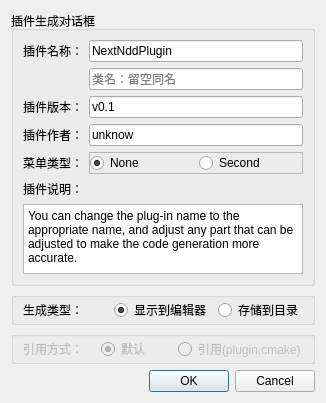
<?xml version="1.0" encoding="UTF-8"?>
<ui version="4.0">
 <class>CreateNewPluginCodeDialog</class>
 <widget class="QDialog" name="CreateNewPluginCodeDialog">
  <property name="geometry">
   <rect>
    <x>0</x>
    <y>0</y>
    <width>326</width>
    <height>330</height>
   </rect>
  </property>
  <property name="windowTitle">
   <string>Dialog</string>
  </property>
  <layout class="QVBoxLayout" name="verticalLayout">
   <item>
    <widget class="QGroupBox" name="groupBox">
     <property name="title">
      <string>插件生成对话框</string>
     </property>
     <layout class="QGridLayout" name="gridLayout">
      <item row="2" column="1">
       <widget class="QLineEdit" name="edit_version">
        <property name="text">
         <string>v0.1</string>
        </property>
       </widget>
      </item>
      <item row="4" column="1">
       <widget class="QFrame" name="frame">
        <property name="frameShape">
         <enum>QFrame::StyledPanel</enum>
        </property>
        <property name="frameShadow">
         <enum>QFrame::Raised</enum>
        </property>
        <layout class="QHBoxLayout" name="horizontalLayout">
         <property name="leftMargin">
          <number>0</number>
         </property>
         <property name="topMargin">
          <number>0</number>
         </property>
         <property name="rightMargin">
          <number>0</number>
         </property>
         <property name="bottomMargin">
          <number>0</number>
         </property>
         <item>
          <widget class="QRadioButton" name="r_none">
           <property name="text">
            <string>None</string>
           </property>
           <property name="checked">
            <bool>true</bool>
           </property>
          </widget>
         </item>
         <item>
          <widget class="QRadioButton" name="r_second">
           <property name="text">
            <string>Second</string>
           </property>
          </widget>
         </item>
        </layout>
       </widget>
      </item>
      <item row="2" column="0">
       <widget class="QLabel" name="label_2">
        <property name="text">
         <string>插件版本：</string>
        </property>
       </widget>
      </item>
      <item row="0" column="1">
       <widget class="QLineEdit" name="edit_name">
        <property name="text">
         <string>NextNddPlugin</string>
        </property>
       </widget>
      </item>
      <item row="5" column="0" colspan="2">
       <widget class="QLabel" name="label_4">
        <property name="text">
         <string>插件说明：</string>
        </property>
       </widget>
      </item>
      <item row="6" column="0" colspan="2">
       <widget class="QPlainTextEdit" name="edit_descript">
        <property name="plainText">
         <string>You can change the plug-in name to the appropriate name, and adjust any part that can be adjusted to make the code generation more accurate.</string>
        </property>
       </widget>
      </item>
      <item row="3" column="1">
       <widget class="QLineEdit" name="edit_author">
        <property name="text">
         <string>unknow</string>
        </property>
       </widget>
      </item>
      <item row="0" column="0">
       <widget class="QLabel" name="label">
        <property name="text">
         <string>插件名称：</string>
        </property>
       </widget>
      </item>
      <item row="3" column="0">
       <widget class="QLabel" name="label_3">
        <property name="text">
         <string>插件作者：</string>
        </property>
       </widget>
      </item>
      <item row="4" column="0">
       <widget class="QLabel" name="label_5">
        <property name="text">
         <string>菜单类型：</string>
        </property>
       </widget>
      </item>
      <item row="1" column="1">
       <widget class="QLineEdit" name="edit_class_name">
        <property name="placeholderText">
         <string>类名：留空同名</string>
        </property>
       </widget>
      </item>
     </layout>
    </widget>
   </item>
   <item>
    <widget class="QGroupBox" name="groupBox_3">
     <property name="title">
      <string/>
     </property>
     <layout class="QHBoxLayout" name="horizontalLayout_2">
      <property name="topMargin">
       <number>0</number>
      </property>
      <property name="bottomMargin">
       <number>0</number>
      </property>
      <item>
       <widget class="QLabel" name="label_6">
        <property name="text">
         <string>生成类型：</string>
        </property>
       </widget>
      </item>
      <item>
       <widget class="QRadioButton" name="r_save_edit">
        <property name="text">
         <string>显示到编辑器</string>
        </property>
        <property name="checked">
         <bool>true</bool>
        </property>
       </widget>
      </item>
      <item>
       <widget class="QRadioButton" name="r_save_dir">
        <property name="text">
         <string>存储到目录</string>
        </property>
       </widget>
      </item>
     </layout>
    </widget>
   </item>
   <item>
    <widget class="QGroupBox" name="groupBox_4">
     <property name="enabled">
      <bool>false</bool>
     </property>
     <property name="title">
      <string/>
     </property>
     <layout class="QGridLayout" name="gridLayout_2">
      <property name="topMargin">
       <number>0</number>
      </property>
      <property name="rightMargin">
       <number>6</number>
      </property>
      <property name="bottomMargin">
       <number>0</number>
      </property>
      <item row="0" column="0">
       <widget class="QLabel" name="label_7">
        <property name="text">
         <string>引用方式：</string>
        </property>
       </widget>
      </item>
      <item row="0" column="2">
       <widget class="QRadioButton" name="r_cmake_quote">
        <property name="text">
         <string>引用(plugin.cmake)</string>
        </property>
       </widget>
      </item>
      <item row="0" column="1">
       <widget class="QRadioButton" name="r_cmake_default">
        <property name="text">
         <string>默认</string>
        </property>
        <property name="checked">
         <bool>true</bool>
        </property>
       </widget>
      </item>
     </layout>
    </widget>
   </item>
   <item>
    <widget class="QDialogButtonBox" name="buttonBox">
     <property name="orientation">
      <enum>Qt::Horizontal</enum>
     </property>
     <property name="standardButtons">
      <set>QDialogButtonBox::Cancel|QDialogButtonBox::Ok</set>
     </property>
    </widget>
   </item>
  </layout>
 </widget>
 <tabstops>
  <tabstop>edit_name</tabstop>
  <tabstop>edit_class_name</tabstop>
  <tabstop>edit_version</tabstop>
  <tabstop>edit_author</tabstop>
  <tabstop>r_none</tabstop>
  <tabstop>r_second</tabstop>
  <tabstop>edit_descript</tabstop>
  <tabstop>r_save_edit</tabstop>
  <tabstop>r_save_dir</tabstop>
 </tabstops>
 <resources/>
 <connections>
  <connection>
   <sender>buttonBox</sender>
   <signal>accepted()</signal>
   <receiver>CreateNewPluginCodeDialog</receiver>
   <slot>accept()</slot>
   <hints>
    <hint type="sourcelabel">
     <x>248</x>
     <y>254</y>
    </hint>
    <hint type="destinationlabel">
     <x>157</x>
     <y>274</y>
    </hint>
   </hints>
  </connection>
  <connection>
   <sender>buttonBox</sender>
   <signal>rejected()</signal>
   <receiver>CreateNewPluginCodeDialog</receiver>
   <slot>reject()</slot>
   <hints>
    <hint type="sourcelabel">
     <x>316</x>
     <y>260</y>
    </hint>
    <hint type="destinationlabel">
     <x>286</x>
     <y>274</y>
    </hint>
   </hints>
  </connection>
 </connections>
</ui>
